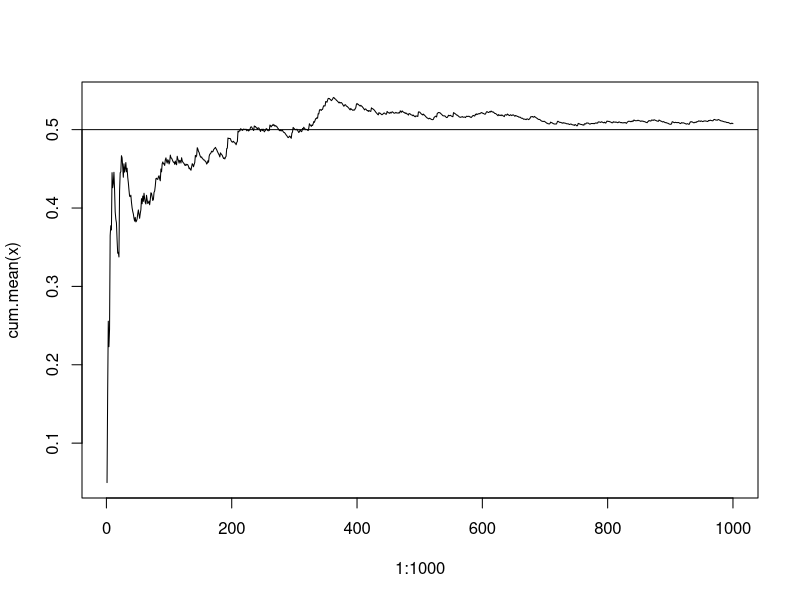
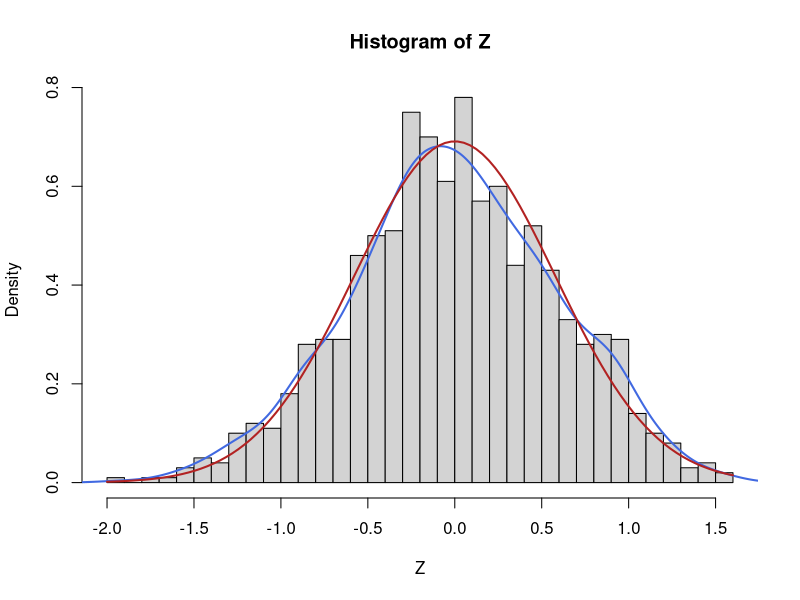

The R source for these figures, in order:
rm(list=ls())

cum.mean <- function(x){
  return (cumsum(x)/(1:length(x)))
}
test <- c(2,2,5,4)
cum.mean(test)

x <- rexp(1000,2)
plot(1:1000,cum.mean(x), type = "l")
abline(h=0.5)

#exercice 2

fun <- function(x,n) {
  return ((1/sqrt(n))*sum(x-sqrt(n)))
}

sample.Z <- function(n,m) {
  z <- numeric (m)
  for (i in (1:m)) {
    x = runif (n,0,2)
    z[i] <- sum(x)}
  return (z/sqrt(n) - sqrt(n))
}
n <- 10
m <- 1000
Z <- sample.Z(n,m)

hist(Z, freq = F, breaks = 50)
lines(density(Z), lwd = 2, col="royalblue")

curve(dnorm(x, sd = 1/sqrt(3)), add = T, lwd = 2, col = "firebrick")





